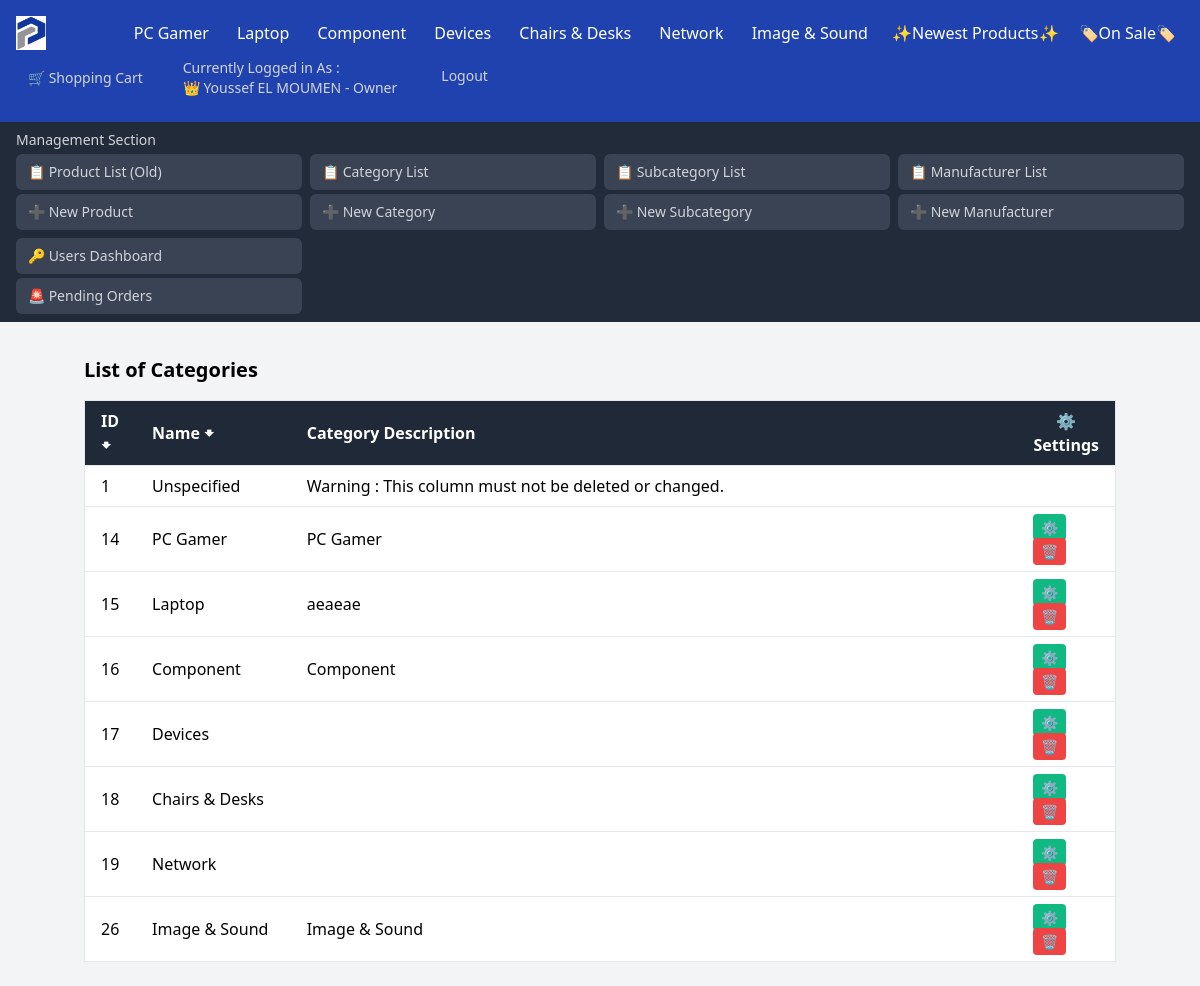
/Category/Categories_List.php (signed in), run on the app's committed database.
### tables this page shows
CREATE TABLE `categories` (
  `Category_ID` int NOT NULL AUTO_INCREMENT,
  `Category_Name` varchar(100) DEFAULT 'Unspecified',
  `Category_Desc` varchar(2000) DEFAULT NULL,
  PRIMARY KEY (`Category_ID`),
  UNIQUE KEY `UC_Category_Name` (`Category_Name`),
  UNIQUE KEY `Category_Name` (`Category_Name`)
);

CREATE TABLE `users` (
  `User_ID` int NOT NULL AUTO_INCREMENT,
  `User_Username` varchar(255) DEFAULT NULL,
  `User_FirstName` varchar(255) DEFAULT NULL,
  `User_LastName` varchar(255) DEFAULT NULL,
  `User_Phone` varchar(255) DEFAULT NULL,
  `User_Country` varchar(255) DEFAULT NULL,
  `User_Address` varchar(255) DEFAULT NULL,
  `User_Email` varchar(255) DEFAULT NULL,
  `User_Password` varchar(255) DEFAULT NULL,
  `User_RegisterationDate` timestamp NULL DEFAULT CURRENT_TIMESTAMP,
  `User_Role` enum('Owner','Admin','Client') NOT NULL DEFAULT 'Client',
  `Account_Status` varchar(255) DEFAULT 'Unlocked',
  PRIMARY KEY (`User_ID`),
  UNIQUE KEY `User_Username` (`User_Username`)
);

### Category/Categories_List.php (the view, shortened to what this page needs)
<!DOCTYPE html>
<html lang="en">
<head>
    <?php
    include_once ("../DB_Connexion.php");
    $User_ID = $_SESSION['User_ID'];
    $query = "SELECT User_Role, User_Username , User_FirstName , User_LastName FROM Users WHERE User_ID = :User_ID";
    $pdostmt = $connexion->prepare($query);
    $pdostmt->execute([':User_ID' => $User_ID]);
    if ($User = $pdostmt->fetch(PDO::FETCH_ASSOC)) {
        $User_Role = $User['User_Role'];
        $User_FullName = $User['User_FirstName'] . ' ' . $User['User_LastName'];
    }
    $Categories = "SELECT Category_ID, Category_Name, Category_Desc FROM Categories";
    $pdoCategories = $connexion->prepare($Categories);
    $pdoCategories->execute();
    $Categories = $pdoCategories->fetchAll(PDO::FETCH_ASSOC);
    ?>
</head>
<body class="bg-gray-100">
    <nav class="bg-blue-800 text-white">
        <div class="flex flex-wrap justify-between items-center p-4">
            <a href=".././"><img src="../Logo.png" alt="Logo" id="Logo"></a>
            <div class="flex grid-cols-4 gap-1">
                <?php foreach ($Categories as $Category): ?>
                    <?php if ($Category['Category_Name'] !== 'Unspecified'):
                        ?>
                        <div class="relative category">
                            <a href=".././?id=<?php echo $Category['Category_ID'] ?>&Type=Category&Name=<?php echo str_replace(' ', '', $Category['Category_Name']) ?>"
                                class="px-3 py-2 hover:bg-gray-700"><?php echo $Category['Category_Name']; ?></a>
                        </div>
                    <?php endif; ?>
                <?php endforeach; ?>
                <div><a href="./../?Status=New" class="px-2 py-2 hover:bg-yellow-700">✨Newest Products✨</a></div>
                <div><a href="./../?Status=Discount" class="px-2 py-2 hover:bg-yellow-700">🏷️On Sale🏷️</a></div>
            </div>
            <div class="flex space-x-4">
                <?php if (isset($_SESSION['User_ID'])):
                    if ($User_Role === 'Owner') {
                        $Emoji = '👑';
                    } elseif ($User_Role === 'Admin') {
                        $Emoji = '👨‍💼';
                    } else {
                        $Emoji = '💼';
                    }
                    ?>
                    <a href="../User/User_ShoppingCart.php"
                        class="flex items-center text-gray-300 hover:bg-green-700 px-3 py-2 rounded-md text-sm font-medium">
                        🛒 Shopping Cart
                    </a>
                    <a class="text-gray-300 hover:bg-blue-700 px-3 py-2 rounded-md text-sm font-medium"
                        href="User_Modify.php?id=<?php echo $User_ID; ?>&FullName=<?php echo urlencode($User_FullName); ?>">Currently
                        Logged in As : <br><span><?php echo $Emoji . ' ' . $User_FullName ?> -
                            <?php echo $User_Role ?></span></a>
                    <a href="../User/User_Logout.php"
                        class="text-gray-300 hover:bg-red-700 px-4 py-4 rounded-md text-sm font-medium">Logout</a>
                <?php endif; ?>
            </div>
        </div>
        <?php if (!empty($_SESSION['User_ID']) || !empty($_SESSION['User_Role'])): ?>
            <?php if ($User['User_Role'] !== 'Client') { ?>
                <div class="bg-gray-800 text-white py-2 px-4">
                    <h6 class="text-sm font-medium text-gray-300 mb-1">Management Section</h6>
                    <div class="grid grid-cols-2 md:grid-cols-4 gap-2">
                        <div class="space-y-1">
                            <a href="../Product/Products_List.php"
                                class="block bg-gray-700 hover:bg-blue-600 px-3 py-2 rounded-md text-sm font-medium text-gray-300 transition duration-300">📋
                                Product List (Old)</a>
                            <a href="../Product/Products_Add.php"
                                class="block bg-gray-700 hover:bg-blue-600 px-3 py-2 rounded-md text-sm font-medium text-gray-300 transition duration-300">➕
                                New Product</a>
                        </div>
                        <div class="space-y-1">
                            <a href="../Category/Categories_List.php"
                                class="block bg-gray-700 hover:bg-blue-600 px-3 py-2 rounded-md text-sm font-medium text-gray-300 transition duration-300">📋
                                Category List</a>
                            <a href="../Category/Categories_Add.php"
                                class="block bg-gray-700 hover:bg-blue-600 px-3 py-2 rounded-md text-sm font-medium text-gray-300 transition duration-300">➕
                                New Category</a>
                        </div>
                        <div class="space-y-1">
                            <a href="../Category/SubCategories/SubCategories_List.php"
                                class="block bg-gray-700 hover:bg-blue-600 px-3 py-2 rounded-md text-sm font-medium text-gray-300 transition duration-300">📋
                                Subcategory List</a>
                            <a href="../Category/SubCategories/SubCategories_Add.php"
                                class="block bg-gray-700 hover:bg-blue-600 px-3 py-2 rounded-md text-sm font-medium text-gray-300 transition duration-300">➕
                                New Subcategory</a>
                        </div>
                        <div class="space-y-1">
                            <a href="../Manufacturer/Manufacturers_List.php"
                                class="block bg-gray-700 hover:bg-blue-600 px-3 py-2 rounded-md text-sm font-medium text-gray-300 transition duration-300">📋
                                Manufacturer List</a>
                            <a href="../Manufacturer/Manufacturers_Add.php"
                                class="block bg-gray-700 hover:bg-blue-600 px-3 py-2 rounded-md text-sm font-medium text-gray-300 transition duration-300">➕
                                New Manufacturer</a>
                        </div>
                        <div class="space-y-1">
                            <?php if ($User['User_Role'] === 'Owner') { ?>
                                <a href="../User/User_Management.php"
                                    class="block bg-gray-700 hover:bg-blue-600 px-3 py-2 rounded-md text-sm font-medium text-gray-300 transition duration-300">🔑
                                    Users Dashboard</a>
                            <?php } ?>
                            <a href="../User/User_GlobalOrders.php"
                                class="block bg-gray-700 hover:bg-blue-600 px-3 py-2 rounded-md text-sm font-medium text-gray-300 transition duration-300">🚨
                                Pending Orders <?php
                                $Order_Pending = "SELECT Order_ID FROM Orders WHERE  Order_Status NOT IN ('Cancelled By User', 'Cancelled by Management') ";
                                $pdostmt = $connexion->prepare($Order_Pending);
                                $pdostmt->execute();
                                $Order_Count = $pdostmt->rowCount();
                                ?> <span style="color : red"><?php if ($Order_Count > 0) {
                                     echo '(' . $Order_Count . ')';
                                 } ?></span></a>
                        </div>
                    </div>
                </div>
            <?php } ?>
        <?php endif; ?>
    </nav>
    <div class="container mx-auto p-6">
        <div class="content-wrapper">
            <h1 class="text-xl font-semibold mb-4">List of Categories</h1>
            <div class="overflow-x-auto">
                <table class="min-w-full bg-white border border-gray-200">
                    <thead class="bg-gray-800 text-white">
                        <tr>
                            <th class="py-2 px-4 border-b text-left cursor-pointer" style="width : 5%"
                                onclick="sortTable(0)">ID
                                <span>🠻</span>
                            </th>
                            <th class="py-2 px-4 border-b text-left cursor-pointer" style="width : 15%"
                                onclick="sortTable(1)">Name
                                <span>🠻</span>
                            </th>
                            <th class="py-2 px-4 border-b text-left">Category Description</th>
                            <th class="py-2 px-4 border-b" style="width : 9% ">⚙️ Settings</th>
                        </tr>
                    </thead>
                    <tbody>
                        <?php foreach ($Categories as $Category):
                            $Category_Desc = strlen($Category['Category_Desc']) > 100 ? substr($Category['Category_Desc'], 0, 100) . "..." : $Category['Category_Desc'];
                            ?>
                            <tr class="border-b hover:bg-gray-100">
                                <td class="py-2 px-4 text-left"><?php echo $Category['Category_ID']; ?></td>
                                <td class="py-2 px-4 text-left"><?php echo $Category['Category_Name']; ?></td>
                                <td class="py-2 px-4 text-left limited-text">
                                    <?php if (strlen($Category['Category_Desc'] > 100)) {
                                        echo $Category_Desc;
                                    } else {
                                        echo $Category['Category_Desc'];
                                    } ?>
                                </td>
                                <td class="py-2 px-4 text-left">
                                    <?php if ($Category['Category_Name'] !== 'Unspecified') { ?>
                                        <a href="Categories_Modify.php?id=<?php echo $Category['Category_ID']; ?>&Category_Name=<?php echo $Category['Category_Name']; ?>"
                                            class="bg-green-500 text-white py-1 px-2 rounded hover:bg-green-600 text-sm">⚙️</a>
                                        <a href="Categories_Delete.php?id=<?php echo $Category['Category_ID']; ?>"
                                            onclick="return confirm('Are you sure you want to delete this Category?\n*Disclaimer* : This action is irreversible')"
                                            class="bg-red-500 text-white py-1 px-2 rounded hover:bg-red-600 text-sm">🗑️</a>
                                    <?php } ?>
                                </td>
                            </tr>
                        <?php endforeach; ?>
                    </tbody>
                </table>
            </div>
        </div>
    </div>
</body>
</html>

### Category/Categories_List.php (style rules this page uses)
#Logo { width: 30px; height: 34px; }
nav { height: auto; position: fixed; width: 100%; z-index: 1000; margin-bottom: auto; opacity: 99%; }
body { background-color: #e4e8f3; }
.content-wrapper { padding-top: auto; }
.container { display: flex; flex-direction: column; min-height: 100vh; width: 90%; max-width: 1500px; justify-content: space-between; }
.content-wrapper { flex: 1; margin-top: 0; padding-top: 10px; overflow-y: auto; }

### data on the page
categories: Category_Name "PC Gamer", Category_ID "14", Category_Desc "PC Gamer"
categories: Category_Name "Laptop", Category_ID "15", Category_Desc "aeaeae"
categories: Category_Name "Component", Category_ID "16", Category_Desc "Component"
categories: Category_Name "Devices", Category_ID "17"
categories: Category_Name "Chairs & Desks", Category_ID "18"
categories: Category_Name "Network", Category_ID "19"
categories: Category_Name "Image & Sound", Category_ID "26", Category_Desc "Image & Sound"
users: User_Role "👑", User_FullName "Youssef EL MOUMEN", User_Role "Owner"
categories: Category_ID "1", Category_Name "Unspecified", Category_Desc "Warning : This column must not be deleted or changed."
